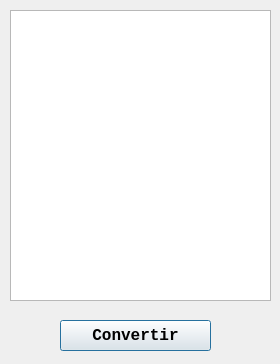
<?xml version="1.0" encoding="UTF-8"?>
<ui version="4.0">
 <class>Dialog</class>
 <widget class="QDialog" name="Dialog">
  <property name="geometry">
   <rect>
    <x>0</x>
    <y>0</y>
    <width>280</width>
    <height>364</height>
   </rect>
  </property>
  <property name="windowTitle">
   <string>Dialog</string>
  </property>
  <widget class="QTreeView" name="treeView">
   <property name="geometry">
    <rect>
     <x>10</x>
     <y>10</y>
     <width>261</width>
     <height>291</height>
    </rect>
   </property>
  </widget>
  <widget class="QPushButton" name="pushButton">
   <property name="geometry">
    <rect>
     <x>60</x>
     <y>320</y>
     <width>151</width>
     <height>31</height>
    </rect>
   </property>
   <property name="font">
    <font>
     <family>Consolas</family>
     <pointsize>12</pointsize>
     <weight>75</weight>
     <italic>false</italic>
     <bold>true</bold>
     <underline>false</underline>
     <kerning>true</kerning>
    </font>
   </property>
   <property name="text">
    <string>Convertir</string>
   </property>
  </widget>
 </widget>
 <resources/>
 <connections/>
</ui>
